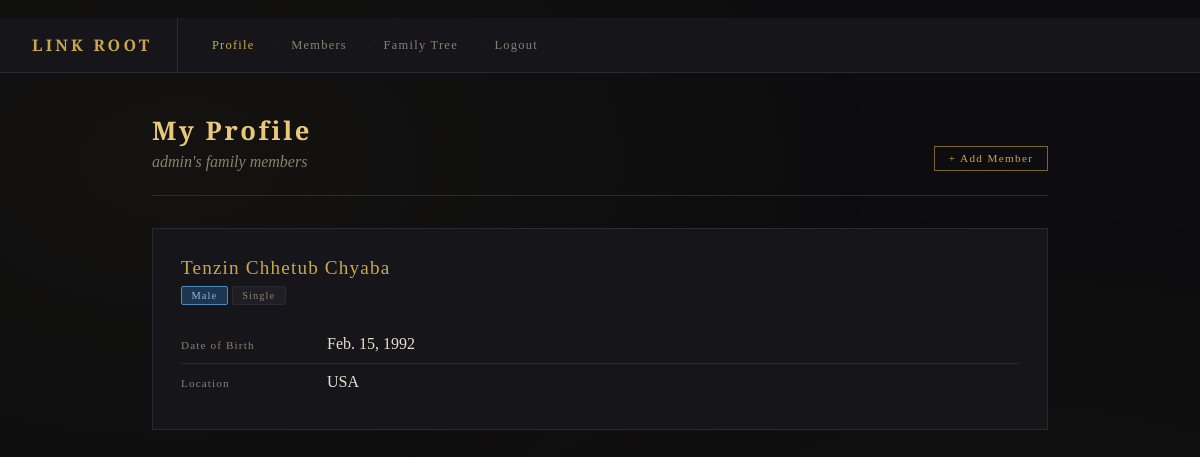
/accounts/profile/ (signed in), run on the app's committed database.
### accounts/models.py (models this page shows, shortened)
class FamilyMember(models.Model):
    user = models.ForeignKey(User, on_delete=models.CASCADE, null=True, blank=True)
    first_name = models.CharField(max_length=100)
    middle_name = models.CharField(max_length=100, blank=True)
    last_name = models.CharField(max_length=100)
    gender = models.CharField(max_length=1, choices=GENDER_CHOICES, null=True, blank=True)
    marital_status = models.CharField(max_length=10, choices=MARITAL_STATUS, default='Single')
    date_of_birth = models.DateField(null=True, blank=True)
    address = models.TextField(blank=True)
    father = models.ForeignKey(
        'self', null=True, blank=True,
        on_delete=models.SET_NULL,
        related_name='children_of_father'
    )
    mother = models.ForeignKey(
        'self', null=True, blank=True,
        on_delete=models.SET_NULL,
        related_name='children_of_mother'
    )
    spouse = models.ForeignKey(
        'self', null=True, blank=True,
        on_delete=models.SET_NULL,
        related_name='married_to'
    )
    def get_children(self):
        from itertools import chain
        return list(chain(
            self.children_of_father.all(),
            self.children_of_mother.all()
        ))

### accounts/views.py (the view)
# urls.py: path('profile/', views.dashboard, name='profile'),
@login_required
def dashboard(request):
    members = FamilyMember.objects.filter(user=request.user)
    member_data = []
    for member in members:
        children = member.get_children()
        member_data.append({
            'member': member,
            'children': children,
        })
    return render(request, 'accounts/dashboard.html', {'member_data': member_data})

### accounts/templates/accounts/dashboard.html (shortened to what this page needs)
﻿{% extends 'accounts/base.html' %}
{% block content %}
<div class="main">
<div class="page-header" style="display:flex; justify-content:space-between; align-items:flex-end;">
<div><div class="page-title">My Profile</div><div class="page-subtitle">{{ user.username }}'s family members</div></div>
<a href="{% url 'add_member' %}" class="btn btn-sm">+ Add Member</a>
</div>
{% if member_data %}
{% for data in member_data %}
<div class="card" style="margin-bottom:1.5rem;">
<div style="margin-bottom:1.25rem;">
<a href="{% url 'family_detail' data.member.pk %}" class="text-link" style="font-family:'Cinzel',serif; font-size:1.2rem; letter-spacing:0.06em;">{{ data.member.first_name }} {{ data.member.middle_name }} {{ data.member.last_name }}</a>
<div style="margin-top:0.4rem;">
{% if data.member.gender == 'M' %}<span class="badge badge-male">Male</span>{% elif data.member.gender == 'F' %}<span class="badge badge-female">Female</span>{% endif %}
{% if data.member.marital_status == 'Married' %}<span class="badge badge-married">Married</span>{% else %}<span class="badge badge-single">Single</span>{% endif %}
</div>
</div>
<div class="detail-row"><span class="detail-label">Date of Birth</span><span class="detail-value">{{ data.member.date_of_birth|default:"—" }}</span></div>
<div class="detail-row"><span class="detail-label">Location</span><span class="detail-value">{{ data.member.address|default:"—" }}</span></div>
</div>
{% endfor %}
{% endif %}
</div>
{% endblock %}

### accounts/templates/accounts/base.html (style rules this page uses)
:root { --bg: #0d0d0f; --surface: #16161a; --surface2: #1e1e24; --border: #2a2a35; --gold: #c9a84c; --gold-light: #e8c97a; --gold-dim: #7a6430; --text: #e8e0d0; --text-dim: #8a8070; --male: #1e3550; --male-border: #4a8abf; --female: #3d1e35; --female-border: #bf4a8a; --error: #bf4a4a; }
* { box-sizing: border-box; margin: 0; padding: 0; }
body { background: var(--bg); color: var(--text); font-family: 'Crimson Text', Georgia, serif; min-height: 100vh; }
body::before { content: ''; position: fixed; inset: 0; background-image: radial-gradient(ellipse at 15% 20%, rgba(201,168,76,0.04) 0%, transparent 50%), radial-gradient(ellipse at 85% 80%, rgba(201,168,76,0.03) 0%, transparent 50%); pointer-events: none; z-index: 0; }
.main { position: relative; z-index: 1; max-width: 960px; margin: 0 auto; padding: 2.5rem 2rem; }
.page-header { margin-bottom: 2rem; padding-bottom: 1.5rem; border-bottom: 1px solid var(--border); }
.page-title { font-family: 'Cinzel', serif; font-size: 1.6rem; font-weight: 600; color: var(--gold-light); letter-spacing: 0.1em; }
.page-subtitle { color: var(--text-dim); font-style: italic; font-size: 1rem; margin-top: 0.3rem; }
.card { background: var(--surface); border: 1px solid var(--border); padding: 1.75rem; margin-bottom: 1.25rem; position: relative; }
a.text-link { color: var(--gold); text-decoration: none; transition: color 0.2s; }
.badge { display: inline-block; padding: 0.2rem 0.6rem; font-family: 'Cinzel', serif; font-size: 0.65rem; letter-spacing: 0.1em; border-radius: 2px; }
.badge-male { background: var(--male); border: 1px solid var(--male-border); color: #8ab8df; }
.badge-single { background: var(--surface2); border: 1px solid var(--border); color: var(--text-dim); }
.detail-row { display: flex; gap: 1rem; padding: 0.6rem 0; border-bottom: 1px solid var(--border); align-items: baseline; }
.detail-row:last-child { border-bottom: none; }
.detail-label { font-family: 'Cinzel', serif; font-size: 0.7rem; letter-spacing: 0.1em; color: var(--text-dim); min-width: 130px; }
.detail-value { color: var(--text); font-size: 1rem; }
.btn { background: transparent; border: 1px solid var(--gold-dim); color: var(--gold); padding: 0.65rem 1.4rem; font-family: 'Cinzel', serif; font-size: 0.8rem; letter-spacing: 0.12em; cursor: pointer; transition: all 0.2s; text-decoration: none; display: inline-block; }
.btn-sm { padding: 0.35rem 0.85rem; font-size: 0.7rem; }

### data on the page
FamilyMember: member.first_name "Tenzin", member.middle_name "Chhetub", member.last_name "Chyaba", gender "Male", marital_status "Single", member.date_of_birth "Feb. 15, 1992", member.address "USA"

### other printed values
{{ user.username }} "admin"
